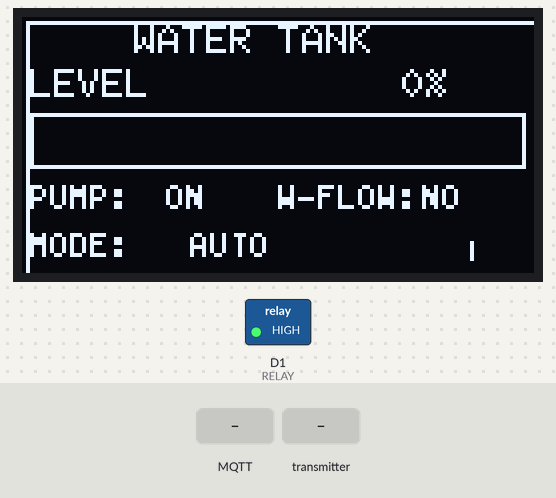
A sketch run on a simulated ESP8266 (NodeMCU). On the bench: 128×64 one-colour display, switched loads named in the sketch (green lamp = pin HIGH). The test bench sets the inputs (shaded band). WiFi joins after 1.5 s; servers stay silent unless stated; the local clock reads 2024-03-15 10:24:30 at power-on unless the sketch sets it; no MQTT or app messages arrive unless stated; what the sketch prints to the serial monitor is not drawn.

Above: at 2.7 s.
2.8 s: MQTT message "on" arrives on the first subscribed topic
At 3.3 s:
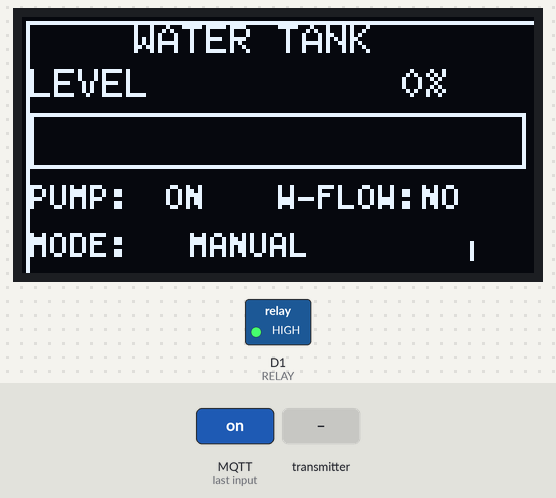
4.3 s: MQTT message "off" arrives on the first subscribed topic
At 5.5 s:
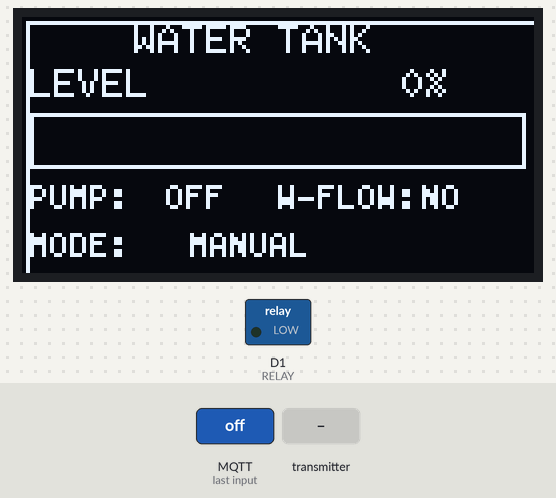
5.9 s: the transmitter starts sending flow = 256
At 6.6 s:
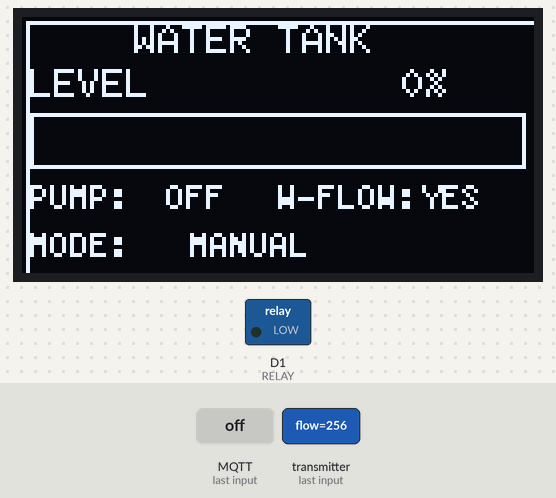
7.6 s: MQTT message "reset" arrives on the first subscribed topic
At 8.9 s:
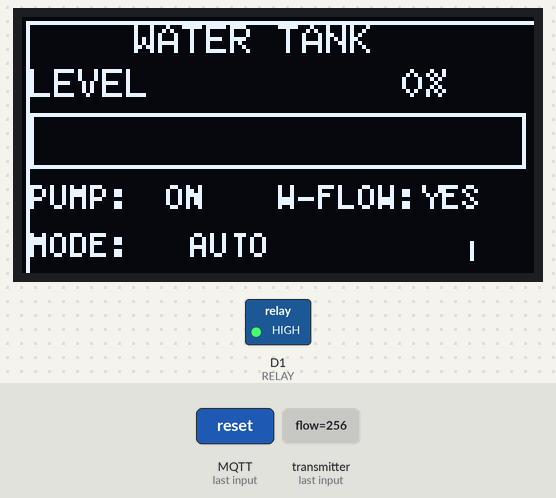
9.2 s: the transmitter starts sending level = 100
At 10.4 s:
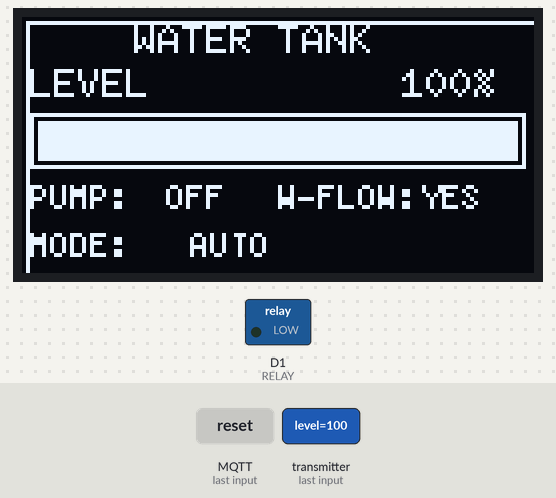
10.7 s: the transmitter starts sending flow = 0
At 12.0 s:
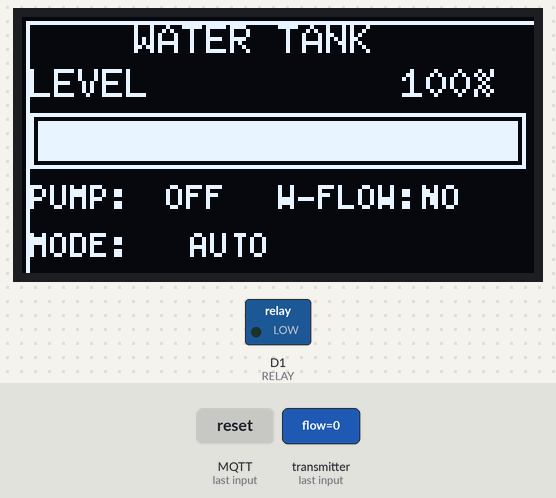
Timing chart, 0 to 13.2 s (numbered marks = the images above; inputs shaded):
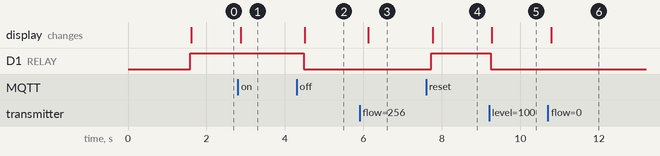

Measured:
- after the input at 2.8 s, the display: changes after 0.07 s (image 1)
- after the input at 4.3 s, D1 (RELAY): HIGH → LOW after 0.17 s; the display: changes after 0.20 s (image 2)
- after the input at 5.9 s, the display: changes after 0.23 s (image 3)
- after the input at 7.6 s, D1 (RELAY): LOW → HIGH after 0.13 s; the display: changes after 0.16 s (image 4)
- after the input at 9.2 s, D1 (RELAY): HIGH → LOW at once; the display: changes after 0.07 s (image 5)
- after the input at 10.7 s, the display: changes after 0.08 s (image 6)

The sketch:

pupm-node.ino
```cpp
#include <ESP8266WiFi.h>
#include <espnow.h>
#include <WiFiClientSecure.h>
#include <PubSubClient.h>
#include <U8g2lib.h>


bool blinkState = true;
unsigned long lastBlink = 0;

int waveOffset = 0;
unsigned long lastAnim = 0;

// ---------------- PINS ----------------
#define RELAY D1
#define BUTTON D6

// ---------------- OLED ----------------
U8G2_SSD1306_128X64_NONAME_F_SW_I2C u8g2(U8G2_R0, D3, D2, U8X8_PIN_NONE);

// ---------------- DATA STRUCT ----------------
typedef struct {
  float level;
  int flow;
} Data;

Data incoming;

// ---------------- STATES ----------------
bool pumpState = false;
bool manualMode = false;
int noFlowCounter = 0;

// ---------------- AWS ----------------
const char* ssid = "<wifi_SSID>";
const char* password = "<WiFi pASSWORD>";
const char* mqtt_server = "<>";

WiFiClientSecure net;
PubSubClient client(net);

int lastLevelInt = -1;

// 🔐 Certificates (paste from AWS)
static const char* root_ca PROGMEM = R"EOF(-----BEGIN CERTIFICATE-----
<Certificate>
-----END CERTIFICATE-----)EOF";

static const char* client_cert PROGMEM = R"EOF(-----BEGIN CERTIFICATE-----
<Certificate>
-----END CERTIFICATE-----)EOF";

const char* private_key PROGMEM = R"EOF(-----BEGIN RSA PRIVATE KEY-----
<Certificate>
-----END RSA PRIVATE KEY-----)EOF";

BearSSL::X509List cert(root_ca);
BearSSL::X509List client_crt(client_cert);
BearSSL::PrivateKey key(private_key);

#define LEVEL_LOW 20
#define LEVEL_HIGH 80

unsigned long pumpStartTime = 0;
bool waitingForFlow = false;
bool dryRunLock = false;
unsigned long lastDataReceived = 0;

bool lastPumpState = false;
String lastEvent = "NONE";

// ---------------- ESP-NOW CALLBACK ----------------
void OnDataRecv(uint8_t * mac, uint8_t *incomingData, uint8_t len) {
  memcpy(&incoming, incomingData, sizeof(incoming));
  lastDataReceived = millis();  // track last data time
}

// ---------------- AWS CONNECT ----------------
void connectAWS() {
  client.setServer(mqtt_server, 8883);

  while (!client.connected()) {
    Serial.print("Connecting to AWS...");
    if (client.connect("PumpNode")) {
      Serial.println("Connected!");
      client.subscribe("water/pump/control");
    } else {
      Serial.print("Failed: ");
      Serial.println(client.state());
      delay(2000);
    }
  }
}

// ---------------- OLED DRAW ----------------
void drawDisplay() {

  u8g2.clearBuffer();

  // ---------------- TITLE ----------------
  u8g2.setFont(u8g2_font_6x10_tf);
  u8g2.drawStr(28, 9, "WATER TANK");

  // ---------------- BORDER ----------------
  u8g2.drawFrame(1, 1, 128, 64);

  // ---------------- LEVEL BAR ----------------
  u8g2.drawStr(2, 20, "LEVEL");

  u8g2.drawFrame(2, 24, 124, 14);

  int fillWidth = map(incoming.level, 0, 100, 0, 120);

  // fill bar
  u8g2.drawBox(4, 26, fillWidth, 10);

  // animated water wave
  for (int i = 0; i < fillWidth; i += 8) {
    int y = (waveOffset + i) % 2;
    u8g2.drawPixel(4 + i, 26 + y);
  }

  // percentage text
  char buf[10];
  sprintf(buf, "%d%%", (int)incoming.level);
  u8g2.drawStr(95, 20, buf);

  // ---------------- PUMP STATUS ----------------
  u8g2.setFont(u8g2_font_5x8_tf);

  u8g2.drawStr(2, 48, "PUMP:");

  if (pumpState) {
    if (blinkState) u8g2.drawStr(36, 48, "ON ");
    else       u8g2.drawStr(36, 48, "   ");
  } else {
    u8g2.drawStr(36, 48, "OFF");
  }

  // FLOW
  u8g2.drawStr(64, 48, "W-FLOW: ");

  if (incoming.flow > 0) {
    if (blinkState) u8g2.drawStr(100, 48, "YES");
    else       u8g2.drawStr(98, 48, "   ");
  } else {
    u8g2.drawStr(100, 48, "NO ");
  }

  // ---------------- MODE ----------------
  u8g2.drawStr(2, 60, "MODE:");

  if (manualMode)
    u8g2.drawStr(42, 60, "MANUAL");
  else
    u8g2.drawStr(42, 60, "AUTO");

  // small rotating symbol when pump ON
  if (pumpState) {
    int x = 112;
    int y = 58;

    switch (waveOffset % 4) {
      case 0: u8g2.drawLine(x, y-2, x, y+2); break;
      case 1: u8g2.drawLine(x-2, y, x+2, y); break;
      case 2: u8g2.drawLine(x-2, y-2, x+2, y+2); break;
      case 3: u8g2.drawLine(x-2, y+2, x+2, y-2); break;
    }
  }

  u8g2.sendBuffer();
}

void callback(char* topic, byte* payload, unsigned int length) {

  String msg = "";

  for (int i = 0; i < length; i++) {
    msg += (char)payload[i];
  }

  msg.trim();

  Serial.print("MQTT Received: ");
  Serial.println(msg);

  // -------- JSON SUPPORT ----------
  if (msg.indexOf("reset") >= 0) {
    dryRunLock = false;
    waitingForFlow = false;
    manualMode = false;
    lastEvent = "NONE";
    Serial.println("RESET DONE");
    return;
  }

  if (msg.indexOf("on") >= 0) {
    digitalWrite(RELAY, HIGH);
    pumpState = true;
    manualMode = true;
    dryRunLock = false;
    waitingForFlow = false;
    Serial.println("PUMP MANUAL ON");
    return;
  }

  if (msg.indexOf("off") >= 0) {
    digitalWrite(RELAY, LOW);
    pumpState = false;
    manualMode = true;
    waitingForFlow = false;
    Serial.println("PUMP MANUAL OFF");
    return;
  }

  if (msg.indexOf("auto") >= 0) {
    manualMode = false;
    dryRunLock = false;
    waitingForFlow = false;
    Serial.println("AUTO MODE ENABLED");
    return;
  }
}

void publishEvent(String ev) {

  if (!client.connected()) return;

  String payload = "{";
  payload += "\"event\":\"" + ev + "\",";
  payload += "\"level\":" + String(incoming.level) + ",";
  payload += "\"flow\":" + String(incoming.flow) + ",";
  payload += "\"pump\":" + String(pumpState);
  payload += "}";

  client.publish("water/pump/status", payload.c_str());

  Serial.println("MQTT SENT:");
  Serial.println(payload);

  lastEvent = ev;
}

// ---------------- SETUP ----------------
void setup() {
  Serial.begin(115200);

  pinMode(RELAY, OUTPUT);
  pinMode(BUTTON, INPUT_PULLUP);

  digitalWrite(RELAY, LOW);

  // OLED
  u8g2.begin();

  // ESP-NOW
  WiFi.mode(WIFI_STA);
  esp_now_init();
  esp_now_set_self_role(ESP_NOW_ROLE_SLAVE);
  esp_now_register_recv_cb(OnDataRecv);

  // WiFi + AWS
  WiFi.begin(ssid, password);
  Serial.print("Connecting WiFi");
  while (WiFi.status() != WL_CONNECTED) {
    delay(500);
    Serial.print(".");
  }
  Serial.println("\nWiFi Connected");
  Serial.println(WiFi.localIP());
  net.setTrustAnchors(&cert);
  net.setClientRSACert(&client_crt, &key);

  configTime(0, 0, "pool.ntp.org", "time.nist.gov");

  Serial.print("Waiting for NTP time sync...");
  time_t now = time(nullptr);
  while (now < 100000) {
    delay(500);
    Serial.print(".");
    now = time(nullptr);
  }
  Serial.println("\nTime synced!");
  connectAWS();
  client.setCallback(callback);
}

// ---------------- LOOP ----------------
void loop() {

  if (!client.connected()) {
    connectAWS();
  }

  client.loop();

  unsigned long now = millis();
  String event = "NONE";

  // -------- MANUAL MODE ----------
  if (manualMode) {
    drawDisplay();
    delay(300);
    return;
  }

  // -------- NO DATA ----------
  if (now - lastDataReceived > 10000) {
    publishEvent("NO_DATA");
  }

  // -------- FULL TANK ----------
  if (incoming.level >= LEVEL_HIGH) {

    if (pumpState) {
      digitalWrite(RELAY, LOW);
      pumpState = false;
      publishEvent("TANK_FULL");
    }

    waitingForFlow = false;
    dryRunLock = false;
  }

  // -------- START ----------
  else if (!dryRunLock && incoming.level < LEVEL_LOW && !pumpState) {

    digitalWrite(RELAY, HIGH);
    pumpState = true;
    waitingForFlow = true;
    pumpStartTime = now;

    publishEvent("PUMP_ON");
  }

  // -------- FLOW CHECK ----------
  if (waitingForFlow) {

    if (now - pumpStartTime > 15000) {

      if (incoming.flow > 0) {
        waitingForFlow = false;
      } else {
        digitalWrite(RELAY, LOW);
        pumpState = false;
        waitingForFlow = false;
        dryRunLock = true;

        publishEvent("DRY_RUN");
      }
    }
  }

  drawDisplay();
  delay(100);
}
```
